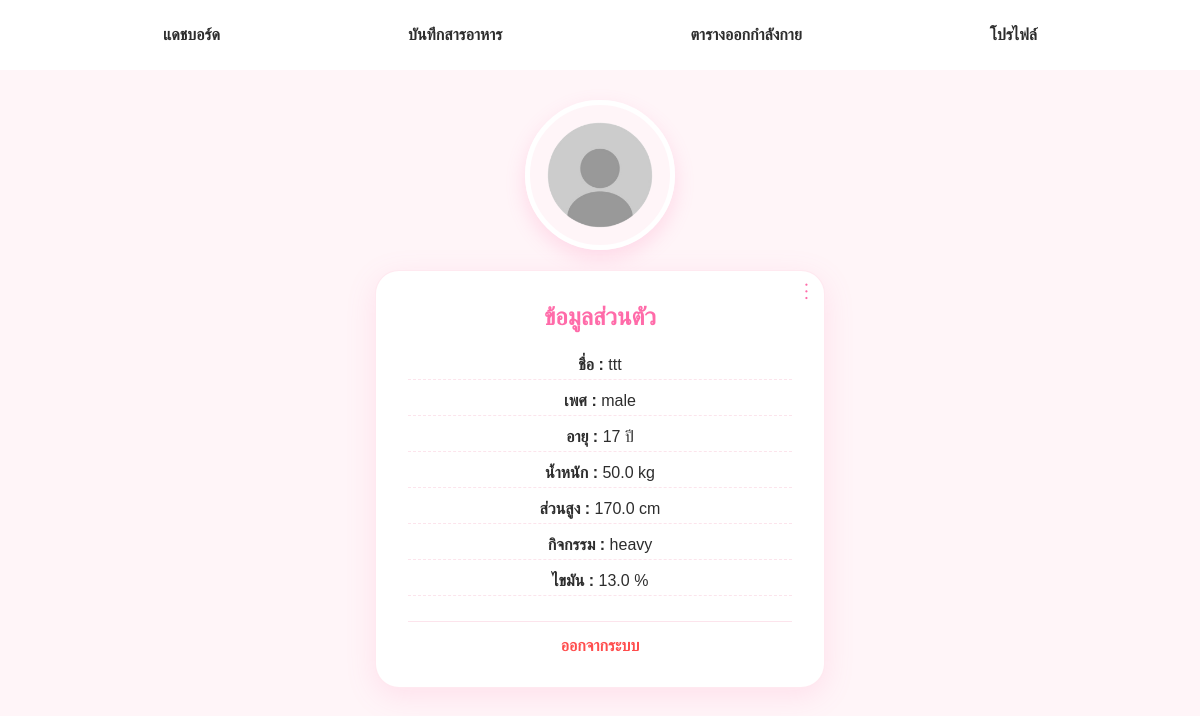
Page /profile (signed in) on the committed database.
### tables this page shows
CREATE TABLE guest_users (
            id INTEGER PRIMARY KEY AUTOINCREMENT,
            username TEXT UNIQUE NOT NULL,
            password_hash TEXT NOT NULL,
            gender TEXT,
            age INTEGER,
            weight REAL,
            height REAL,
            activity TEXT,
            bodyfat REAL,
            picture TEXT DEFAULT '/img/users_profile/default_profile.png',
            created_at DATETIME DEFAULT CURRENT_TIMESTAMP
        );

### app.py (the view)
@app.route("/profile")
def profile():
    check = check_login()
    if check:
        return
    user_id = session.get("user_id")
    user_type = session.get("user_type")
    if not user_id or not user_type:
        return redirect("/")
    connect = sqlite3.connect("EatForFit.db")
    connect.row_factory = sqlite3.Row
    c = connect.cursor()
    user = None
    if user_type == "guest":
        c.execute("SELECT * FROM guest_users WHERE id=?", (user_id,))
        user = c.fetchone()
    elif user_type == "google":
        c.execute("SELECT * FROM google_users WHERE id=?", (user_id,))
        user = c.fetchone()
    connect.close()
    if user is None:
        return redirect("/")
    return render_template("data_profile.html", user=user)

### app.py (called while the page is built)
def check_login():
    if "user_id" not in session:
        return redirect("/")
    db = get_db()
    c = db.cursor()
    c.execute(
        "SELECT 1 FROM user_calculations WHERE user_id=?",
        (session["user_id"],)
    )
    if not c.fetchone():
        session.clear()
        return redirect("/")

### database.py (called while the page is built)
def get_db():
    conn = sqlite3.connect("EatForFit.db")
    conn.row_factory = sqlite3.Row
    return conn

### templates/data_profile.html (shortened to what this page needs)
<!DOCTYPE html>
<html lang="th">
<head>
    <link rel="stylesheet" href="{{ url_for('static', filename='CSS/eatforfit.css') }}">
</head>
<body>
    <div class="container" style="text-align: center;">
        <nav>
            <a href="/dashboard">แดชบอร์ด</a>
            <a href="/food_log">บันทึกสารอาหาร</a>
            <a href="/workout">ตารางออกกำลังกาย</a>
            <a href="/profile">โปรไฟล์</a>
        </nav>
        <div class="container">
    <nav>
        <a href="/dashboard">แดชบอร์ด</a>
        <a href="/food_log">บันทึกสารอาหาร</a>
        <a href="/workout">ตารางออกกำลังกาย</a>
        <a href="/profile">โปรไฟล์</a>
    </nav>
    {% if user %}
    <img class="profile-img" src="{% if user.picture and user.picture.startswith('http') %}{{ user.picture }}{% else %}{{ url_for('static', filename='img/users_profile/default_profile.png') }}{% endif %}">
    <div class="card" style="position: relative;">
        <a href="/edit_profile" class="edit-dot">⋮</a>
        <h2 class="form-title">ข้อมูลส่วนตัว</h2>
        <div class="profile-info">
            <p><b>ชื่อ :</b> {{ user.name or user.username }}</p>
            <p><b>เพศ :</b> {{ user.gender }}</p>
            <p><b>อายุ :</b> {{ user.age }} ปี</p>
            <p><b>น้ำหนัก :</b> {{ user.weight }} kg</p>
            <p><b>ส่วนสูง :</b> {{ user.height }} cm</p>
            <p><b>กิจกรรม :</b> {{ user.activity }}</p>
            <p><b>ไขมัน :</b> {{ user.bodyfat }} %</p>
        </div>
        <div style="margin-top: 25px; border-top: 1px solid #FCE4EC; padding-top: 15px;">
            <a href="/logout" class="logout">ออกจากระบบ</a>
        </div>
    </div>
    {% endif %}
</div>
</body>
</html>

### static/CSS/eatforfit.css (style rules this page uses)
* { box-sizing: border-box; font-family: 'Prompt', Arial, Helvetica, sans-serif; margin: 0; padding: 0; }
body { color: #2D2D2D; background-color: #FFF5F8; text-align: center; padding-top: 100px; padding-bottom: 40px; }
nav { background-color: #ffffff; width: 100%; height: 70px; display: flex; position: fixed; justify-content: space-evenly; align-items: center; padding: 0 20px; gap: 30px; top: 0; left: 0; z-index: 1000; }
nav a { color: #2D2D2D; font-weight: bold; text-decoration: none; padding: 10px 15px; border-radius: 32px; transition: all 0.3s ease; }
.container { max-width: 1200px; margin: 0 auto; padding: 0 20px; }
.card { background: #ffffff; border-radius: 24px; box-shadow: 0 8px 30px rgba(255,107,169,0.15); width: 100%; max-width: 450px; padding: 32px; margin: 20px auto; border: 1px solid rgba(255, 182, 204, 0.3); }
.form-title { color: #FF6BA9; margin-bottom: 25px; font-size: 24px; }
.profile-img { width: 150px; height: 150px; border-radius: 50%; object-fit: cover; border: 5px solid white; box-shadow: 0 8px 20px rgba(255, 107, 169, 0.2); margin: 0 auto 20px; display: block; }
.profile-info p { margin-bottom: 12px; border-bottom: 1px dashed #FCE4EC; padding-bottom: 5px; }
.edit-dot { position: absolute; top: 10px; right: 15px; font-size: 20px; text-decoration: none; color: #FF6BA9; }

### templates/data_profile.html (style rules this page uses)
.logout { color: #ff4d4d; text-decoration: none; font-weight: bold; }

### rows in the picture
guest_users: username "ttt", gender "male", age "17", weight "50.0", height "170.0", activity "heavy", bodyfat "13.0"
